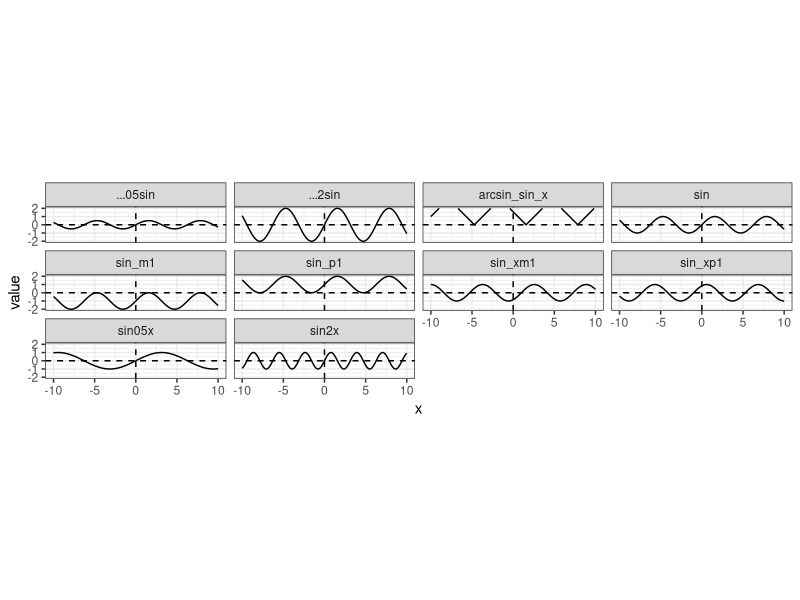
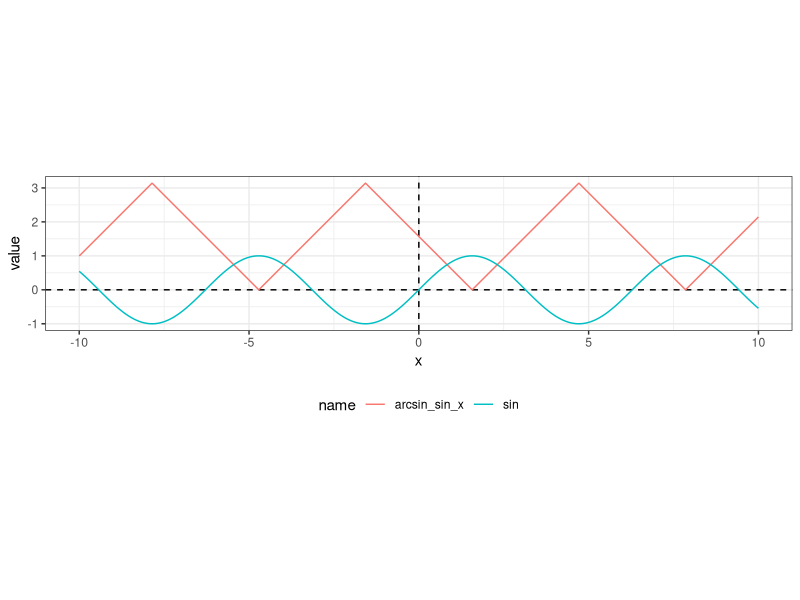

R code for these plots, in order:
library(tidyverse)
theme_set(theme_bw())
theme_update(legend.position = "bottom")

tibble(x = seq(-10, 10, length.out = 1000),
       sin = sin(x),
       ...2sin = 2 * sin(x),
       ...05sin = 0.5 * sin(x),
       sin_p1 = sin(x) + 1,
       sin_m1 = sin(x) - 1,
       sin2x = sin(2 * x),
       sin05x = sin(.5 * x),
       sin_xp1 = sin(x+1),
       sin_xm1 = sin(x-1),
       arcsin_sin_x = acos(sin)) %>% 
  pivot_longer(cols = -x) -> ds

ds %>% 
  ggplot(aes(x, value, 
             # color = name
             )) +
  geom_vline(xintercept = 0, linetype = "dashed") +
  geom_hline(yintercept = 0, linetype = "dashed") +
  geom_line() +
  coord_fixed() +
  ylim(-2, 2) +
  facet_wrap(~ name)


ds %>%
  filter(str_detect(name, "^sin$|^arcsin")) %>% 
  ggplot(aes(x, value, 
             color = name
  )) +
  geom_vline(xintercept = 0, linetype = "dashed") +
  geom_hline(yintercept = 0, linetype = "dashed") +
  geom_line() +
  coord_fixed()
